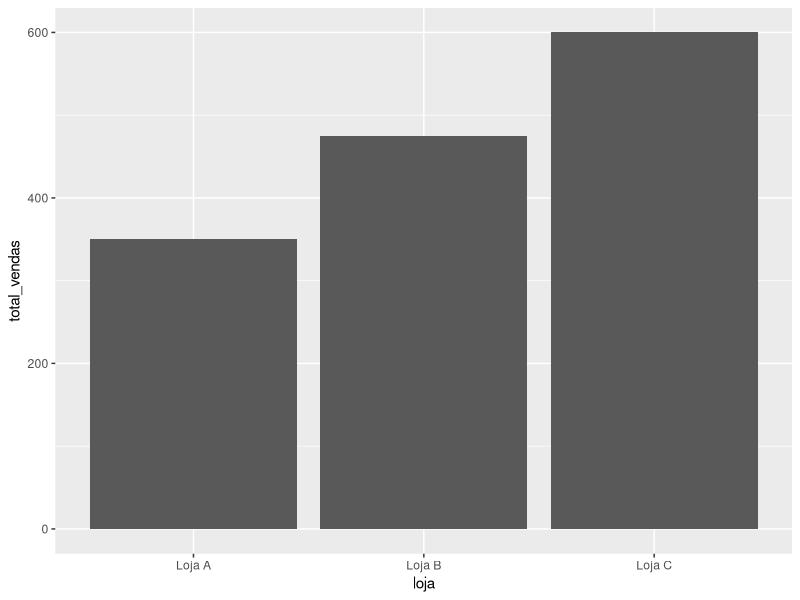
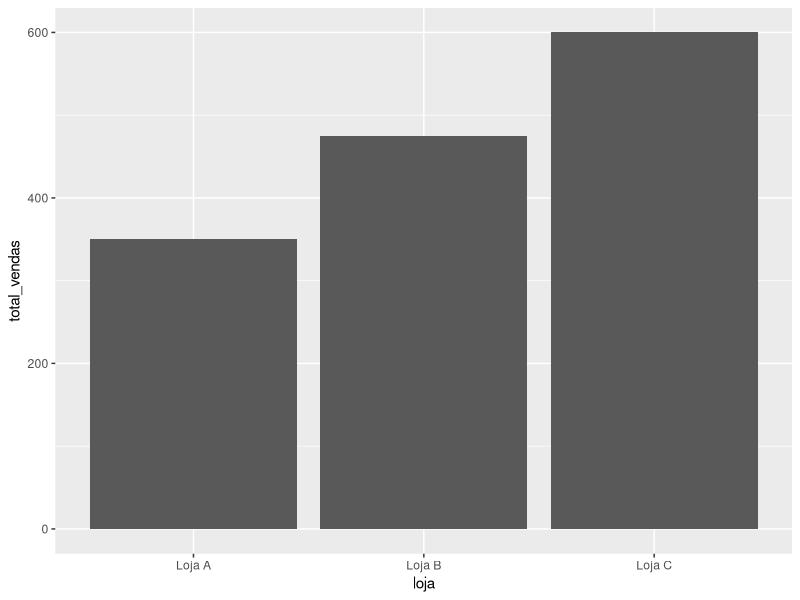
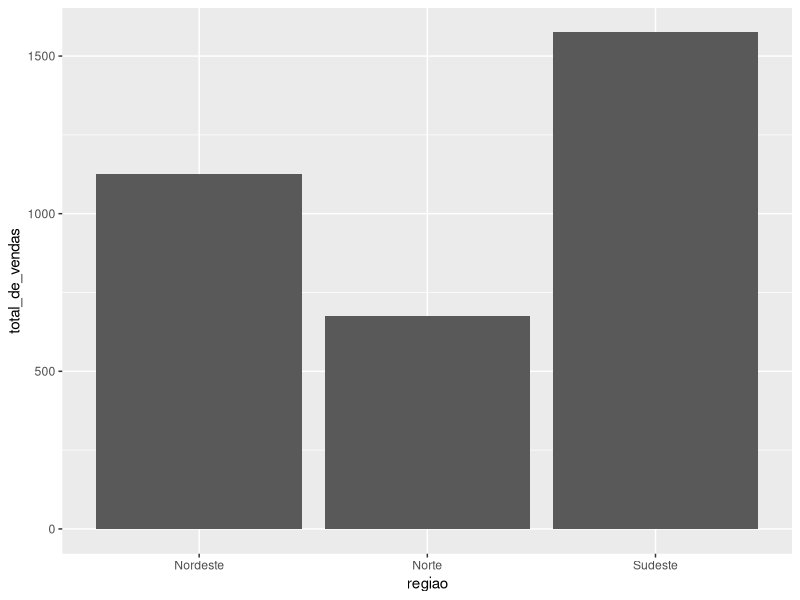

These figures' R source, in order:
# Remodelagem de Dados com tidyr

# Exercícios


# Configurando o diretório de trabalho
setwd("C:/Users/Julia/Desktop/CienciaDeDados/1.Big-Data-Analytics-com-R-e-Microsoft-Azure-Machine-Learning/7.Manipulacao-de-Dados-com-R")
getwd()



# Carregando os pacotes

library(dplyr)
library(tidyr)
library(stringr)  # necessario para usar a funcao mutate()

library(ggplot2)





# Exercício 1

# Considere o seguinte dataframe com informações sobre vendas de produtos em diferentes lojas:
  
set.seed(123)

vendas <- data.frame(
  loja = rep(LETTERS[1:4], each = 3),
  produto = rep(c("produto A", "produto B", "produto C"), 4),
  venda1 = round(runif(12, min = 10, max = 50)),
  venda2 = round(runif(12, min = 10, max = 50))
)
View(vendas)

# - Reorganize o dataframe para ter uma coluna para a loja, uma coluna para o produto,
#   uma coluna para o tipo de venda (venda1 ou venda2) e uma coluna para o valor da venda.

# - Crie um novo dataframe que apresente a média das vendas de cada produto em cada loja.

vendas_res <- 
  vendas %>% 
  gather(tipo_de_venda, valor_da_venda, c('venda1', 'venda2'))

View(vendas_res)


vendas_res2 <- 
  vendas_res %>% 
  group_by(loja, produto) %>% 
  summarise(media_produto = mean(valor_da_venda))

View(vendas_res2)






# Exercício 2

# Considere o seguinte dataframe com informações sobre o desempenho de alunos em diferentes disciplinas:
  
set.seed(456)

desempenho <- data.frame(
  aluno = paste0("aluno", 1:8),
  matematica_av1 = round(runif(8, min = 0, max = 10), 1),
  matematica_av2 = round(runif(8, min = 0, max = 10), 1),
  portugues_av1 = round(runif(8, min = 0, max = 10), 1),
  portugues_av2 = round(runif(8, min = 0, max = 10), 1),
  historia_av1 = round(runif(8, min = 0, max = 10), 1),
  historia_av2 = round(runif(8, min = 0, max = 10), 1)
)
View(desempenho)

# - Remodele os dados de modo a ter uma coluna para a disciplina, uma coluna para o tipo de avaliação (av1 ou av2) 
#   e uma coluna para a nota.
# - Crie um novo dataframe que apresente a média de cada aluno por disciplina


# coluna para disciplina e coluna para nota

desempenho_res <- 
  desempenho %>% 
  gather(disciplina, nota, -aluno)

View(desempenho_res)

# coluna para o tipo de avaliação

desempenho_res <- 
  desempenho_res %>% 
  separate(col = disciplina, into = c('disciplina', 'tipo_de_avaliacao'), sep = "\\_")

View(desempenho_res)

# ordenando por aluno

desempenho_res <- 
  desempenho_res %>% 
  arrange(aluno)

View(desempenho_res)


# média de cada aluno por disciplina

desempenho_nota_media_por_materia_aluno <- 
  desempenho_res %>% 
  group_by(aluno, disciplina) %>% 
  summarise(nota_media = mean(nota))

View(desempenho_nota_media_por_materia_aluno)


# nota máxima e nota mínima de cada aluno

desempenho_nota_maior_e_menor <- 
  desempenho_res %>% 
  group_by(aluno) %>% 
  summarise(nota_max = max(nota),
            nota_min = min(nota))

View(desempenho_nota_maior_e_menor)


# nota média da disciplina

desempenho_media_materia <- 
  desempenho_res %>% 
  group_by(disciplina) %>% 
  summarise(media = mean(nota))

View(desempenho_media_materia)






# Exercício 3
  
#  Considere o seguinte dataframe com informações sobre vendas de uma loja:

set.seed(123)

loja <- data.frame(
  produto = c("produto1", "produto2", "produto3", "produto4"),
  vendas_semana_1 = round(runif(4, min = 0, max = 100), 2),
  vendas_semana_2 = round(runif(4, min = 0, max = 100), 2),
  vendas_semana_3 = round(runif(4, min = 0, max = 100), 2),
  vendas_semana_4 = round(runif(4, min = 0, max = 100), 2),
  vendas_semana_5 = round(runif(4, min = 0, max = 100), 2),
  vendas_semana_6 = round(runif(4, min = 0, max = 100), 2),
  vendas_semana_7 = round(runif(4, min = 0, max = 100), 2),
  vendas_semana_8 = round(runif(4, min = 0, max = 100), 2),
  vendas_semana_9 = round(runif(4, min = 0, max = 100), 2),
  vendas_semana_10 = round(runif(4, min = 0, max = 100), 2)
)
View(loja)

# - Remodele os dados de modo que tenhamos uma coluna para o produto, uma coluna para a semana e uma coluna para as vendas.

loja_res <- 
  loja %>% 
  gather(semana, valor_vendas, -produto)

View(loja_res)

loja_res2 <- 
  loja_res %>% 
  separate(col = semana, into = c('blabla', 'tipo_da_semana'), sep = 14)

loja_res2 <- subset(loja_res2, select = -blabla)

View(loja_res2)






# Exercício 4
  
#  Considere o seguinte dataframe com informações sobre produtos em estoque:
  
estoque <- data.frame(
  id_produto = c(1, 2, 3, 4, 5),
  nome_produto = c("produto1", "produto2", "produto3", "produto4", "produto5"),
  estoque_01_jan = c(50, 40, 60, 70, 80),
  estoque_01_fev = c(45, 35, 65, 75, 85),
  estoque_01_mar = c(30, 20, 70, 80, 90)
)
View(estoque)

# - Remodele os dados de modo que tenhamos uma coluna para o produto, uma coluna para a data e uma coluna para o estoque.

estoque_res <- 
  estoque %>% 
  gather(data, estoque, -id_produto, -nome_produto)

View(estoque_res)


# removendo o "estoque_" da coluna data

estoque_res2 <-
  estoque_res %>% 
  mutate(data = str_replace(data, "estoque_", ""))

estoque_res2 <-
  estoque_res2 %>% 
  mutate(data = str_replace(data, "_", " "))

View(estoque_res2)






# Exercício 5
  
#  Considere o seguinte dataframe com informações sobre pedidos de uma loja:
  
pedidos <- data.frame(
  id_pedido = c(1, 2, 3, 4, 5, 6, 7, 8, 9, 10, 11, 12),
  data_pedido = c("2021-01-01", "2021-02-02", "2021-02-15", "2021-03-03", "2021-03-20", "2021-01-01",
                  "2021-02-02", "2021-01-01", "2021-02-02", "2021-02-15", "2021-03-03", "2021-02-02"),
  valor_pedido = c(100, 200, 150, 300, 250, 100, 500, 100, 5000, 1000, 2000, 4000),
  status_pedido = c("entregue", "entregue", "cancelado", "entregue", "cancelado", "entregue",
                    "entregue", "cancelado", "entregue", "cancelado", "entregue", "cancelado")
)
View(pedidos)
pedidos

# - Remodele os dados de modo que tenhamos uma coluna para a data, uma coluna para o status do pedido e uma coluna para
#   o valor total dos pedidos para cada combinação de data e status.

pedidos_res <- 
  pedidos %>% 
  group_by(data_pedido, status_pedido) %>% 
  summarise(valor_total = sum(valor_pedido))

View(pedidos_res)






# Exercício 6

#  Considere o seguinte dataframe com informações sobre vendas de produtos em diferentes lojas:

vendas <- data.frame(
  loja = c("Loja A", "Loja B", "Loja C"),
  produto_1 = c(100, 150, 200),
  produto_2 = c(50, 75, 100),
  produto_3 = c(200, 250, 300)
)

View(vendas)

# a. Remodele os dados de modo que tenhamos uma coluna para o produto, uma coluna para a loja e uma coluna para a
#    quantidade vendida.

vendas_a <- 
  vendas %>% 
  gather(produto, qtd_vendida, -loja)

View(vendas_a)


# b. Crie uma nova coluna que contenha o total de vendas de cada loja.

total_vendas_por_loja <- 
  vendas_a %>% 
  group_by(loja) %>% 
  summarise(total_vendas = sum(qtd_vendida))

View(total_vendas_por_loja)
  

# c. Crie um gráfico de barras que mostre o total de vendas de cada loja.

ggplot(data = total_vendas_por_loja,
       aes(x = loja, y = total_vendas)) +
  geom_col()
  
ggplot(data = total_vendas_por_loja,
       aes(x = loja, y = total_vendas)) +
  geom_bar(stat = "identity")






# Exercício 8

#   Considere o seguinte dataframe com informações sobre vendas de produtos em diferentes regiões:
  
vendas <- data.frame(
  regiao = c("Norte", "Norte", "Nordeste", "Nordeste", "Sudeste", "Sudeste"),
  produto = c("produto_1", "produto_2", "produto_1", "produto_2", "produto_1", "produto_2"),
  janeiro = c(100, 50, 200, 100, 300, 150),
  fevereiro = c(150, 75, 250, 125, 350, 175),
  marco = c(200, 100, 300, 150, 400, 200)
)
View(vendas)

# a. Remodele os dados de modo que tenhamos uma coluna para o produto, uma coluna para a região, uma coluna para o mês
#    e uma coluna para a quantidade vendida.

vendas_a <- 
  vendas %>% 
  gather(mes, qtd_vendida, -regiao, -produto)

View(vendas_a)

# b. Crie uma nova coluna que contenha o total de vendas de cada produto em cada região.

vendas_qtd_vendida <- 
  vendas_a %>% 
  group_by(regiao) %>% 
  summarise(total_de_vendas = sum(qtd_vendida))

View(vendas_qtd_vendida)

# c. Crie um gráfico de barras que mostre o total de vendas de cada produto em cada região.

ggplot(data = vendas_qtd_vendida,
       aes(x = regiao,
           y = total_de_vendas)) +
  geom_bar(stat = 'identity')






# Exercício 9
  
#  Considere o seguinte dataframe com informações sobre pacientes em um hospital:

set.seed(123)

pacientes <- data.frame(
  id = 1:1000,
  idade = sample(18:90, 1000, replace = TRUE),
  sexo = sample(c("M", "F"), 1000, replace = TRUE),
  pressao_sanguinea = sample(90:180, 1000, replace = TRUE),
  diabetes = sample(c("Sim", "Não"), 1000, replace = TRUE),
  colesterol = sample(150:300, 1000, replace = TRUE),
  cancer = sample(c("Sim", "Não"), 1000, replace = TRUE),
  obesidade = sample(c("Sim", "Não"), 1000, replace = TRUE),
  fumante = sample(c("Sim", "Não"), 1000, replace = TRUE),
  internado = sample(c("Sim", "Não"), 1000, replace = TRUE)
)
View(pacientes)

# a) Crie uma nova coluna chamada idade_grupo que agrupa a idade dos pacientes em faixas etárias:
#
#    18-29, 30-39, 40-49, 50-59, 60-69, 70-79 e 80-90.


# utilizando função cut()

pacientes_a <- pacientes

pacientes_a$idade_grupo <- cut(pacientes_a$idade,
                               breaks = c(17, 29, 39, 49, 59, 69, 79, 90),
                               labels = c('18-29', '30-39', '40-49', '50-59', '60-69', '70-79', '80-90'))
View(pacientes_a)


# utilizando mutate() e case_when() do pacote dplyr

pacientes_a2 <- pacientes

pacientes_a2 <- pacientes_a2 %>%
  mutate(idade_grupo = case_when(
    idade >= 18 & idade <= 29 ~ "18-29",
    idade >= 30 & idade <= 39 ~ "30-39",
    idade >= 40 & idade <= 49 ~ "40-49",
    idade >= 50 & idade <= 59 ~ "50-59",
    idade >= 60 & idade <= 69 ~ "60-69",
    idade >= 70 & idade <= 79 ~ "70-79",
    idade >= 80 & idade <= 90 ~ "80-90",
    TRUE ~ NA_character_                      # se nenhuma das faixas etárias especificadas na função for atendida, o valor "NA" será atribuído à nova coluna "idade_grupo".
  ))

View(pacientes_a2)


# b) Crie um novo dataframe chamado pacientes_fumantes que contenha apenas as informações dos pacientes que são fumantes.

pacientes_fumantes <- 
  pacientes %>% 
  filter(fumante == "Sim")

View(pacientes_fumantes)


# c) Crie um novo dataframe chamado pacientes_internados que contenha apenas as informações dos pacientes que foram
#    internados.

pacientes_internados <- 
  pacientes %>% 
  filter(internado == "Sim")

View(pacientes_internados)




















